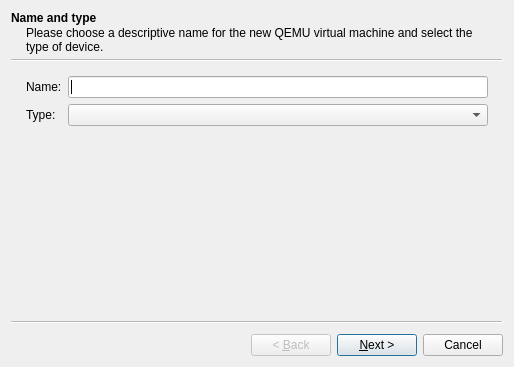
<?xml version="1.0" encoding="UTF-8"?>
<ui version="4.0">
 <class>QemuVMWizard</class>
 <widget class="QWizard" name="QemuVMWizard">
  <property name="geometry">
   <rect>
    <x>0</x>
    <y>0</y>
    <width>514</width>
    <height>367</height>
   </rect>
  </property>
  <property name="windowTitle">
   <string>New QEMU VM</string>
  </property>
  <widget class="QWizardPage" name="uiNameTypeWizardPage">
   <property name="title">
    <string>Name and type</string>
   </property>
   <property name="subTitle">
    <string>Please choose a descriptive name for the new QEMU virtual machine and select the type of device.</string>
   </property>
   <layout class="QGridLayout" name="gridLayout">
    <item row="1" column="0">
     <widget class="QLabel" name="uiTypeLabel">
      <property name="text">
       <string>Type:</string>
      </property>
     </widget>
    </item>
    <item row="0" column="1">
     <widget class="QLineEdit" name="uiNameLineEdit"/>
    </item>
    <item row="1" column="1">
     <widget class="QComboBox" name="uiTypeComboBox"/>
    </item>
    <item row="0" column="0">
     <widget class="QLabel" name="uiNameLabel">
      <property name="text">
       <string>Name:</string>
      </property>
     </widget>
    </item>
   </layout>
  </widget>
  <widget class="QWizardPage" name="uiBinaryMemoryWizardPage">
   <property name="title">
    <string>QEMU binary and memory</string>
   </property>
   <property name="subTitle">
    <string>Please check the Qemu binary is correctly set and the virtual machine has enough memory to work.</string>
   </property>
   <layout class="QGridLayout" name="gridLayout_2">
    <item row="1" column="0">
     <widget class="QLabel" name="uiRamLabel">
      <property name="text">
       <string>RAM:</string>
      </property>
     </widget>
    </item>
    <item row="0" column="0">
     <widget class="QLabel" name="uiQemuListLabel">
      <property name="text">
       <string>Qemu binary:</string>
      </property>
     </widget>
    </item>
    <item row="1" column="1">
     <widget class="QSpinBox" name="uiRamSpinBox">
      <property name="suffix">
       <string> MB</string>
      </property>
      <property name="minimum">
       <number>32</number>
      </property>
      <property name="maximum">
       <number>65535</number>
      </property>
      <property name="value">
       <number>256</number>
      </property>
     </widget>
    </item>
    <item row="0" column="1">
     <widget class="QComboBox" name="uiQemuListComboBox">
      <property name="sizePolicy">
       <sizepolicy hsizetype="Expanding" vsizetype="Fixed">
        <horstretch>0</horstretch>
        <verstretch>0</verstretch>
       </sizepolicy>
      </property>
     </widget>
    </item>
   </layout>
  </widget>
  <widget class="QWizardPage" name="uiDiskWizardPage">
   <property name="title">
    <string>Disk image</string>
   </property>
   <property name="subTitle">
    <string>Please choose a base disk image for your virtual machine.</string>
   </property>
   <layout class="QGridLayout" name="gridLayout_6">
    <item row="0" column="1">
     <layout class="QHBoxLayout" name="horizontalLayout_8">
      <item>
       <widget class="QLineEdit" name="uiHdaDiskImageLineEdit"/>
      </item>
      <item>
       <widget class="QToolButton" name="uiHdaDiskImageToolButton">
        <property name="text">
         <string>&amp;Browse...</string>
        </property>
        <property name="toolButtonStyle">
         <enum>Qt::ToolButtonTextOnly</enum>
        </property>
       </widget>
      </item>
     </layout>
    </item>
    <item row="0" column="0">
     <widget class="QLabel" name="uiHdaDiskImageLabel">
      <property name="text">
       <string>Disk image (hda):</string>
      </property>
     </widget>
    </item>
   </layout>
  </widget>
  <widget class="QWizardPage" name="uiASAWizardPage">
   <property name="title">
    <string>ASA VM</string>
   </property>
   <property name="subTitle">
    <string>Please choose a initrd and a kernel image.</string>
   </property>
   <layout class="QGridLayout" name="gridLayout_5">
    <item row="0" column="0">
     <widget class="QGroupBox" name="uiLinuxBootGroupBox">
      <property name="title">
       <string>Linux boot specific settings</string>
      </property>
      <layout class="QGridLayout" name="gridLayout_3">
       <item row="1" column="1">
        <widget class="QLineEdit" name="uiKernelImageLineEdit"/>
       </item>
       <item row="0" column="0">
        <widget class="QLabel" name="uiInitrdLabel">
         <property name="text">
          <string>Initial RAM disk (initrd):</string>
         </property>
        </widget>
       </item>
       <item row="1" column="0">
        <widget class="QLabel" name="uiKernelImageLabel">
         <property name="text">
          <string>Kernel image:</string>
         </property>
        </widget>
       </item>
       <item row="0" column="1">
        <widget class="QLineEdit" name="uiInitrdLineEdit"/>
       </item>
       <item row="0" column="2">
        <widget class="QToolButton" name="uiInitrdToolButton">
         <property name="text">
          <string>&amp;Browse...</string>
         </property>
         <property name="toolButtonStyle">
          <enum>Qt::ToolButtonTextOnly</enum>
         </property>
        </widget>
       </item>
       <item row="1" column="2">
        <widget class="QToolButton" name="uiKernelImageToolButton">
         <property name="text">
          <string>&amp;Browse...</string>
         </property>
         <property name="toolButtonStyle">
          <enum>Qt::ToolButtonTextOnly</enum>
         </property>
        </widget>
       </item>
      </layout>
     </widget>
    </item>
   </layout>
  </widget>
  <widget class="QWizardPage" name="uiDiskImageHdbWizardPage">
   <property name="title">
    <string>Additional disk image</string>
   </property>
   <property name="subTitle">
    <string>Please add an additional disk image for IDS.</string>
   </property>
   <layout class="QGridLayout" name="gridLayout_7">
    <item row="0" column="0">
     <widget class="QLabel" name="uiHdbDiskImageLabel">
      <property name="text">
       <string>Disk image (hdb):</string>
      </property>
     </widget>
    </item>
    <item row="0" column="1">
     <layout class="QHBoxLayout" name="horizontalLayout_5">
      <item>
       <widget class="QLineEdit" name="uiHdbDiskImageLineEdit"/>
      </item>
      <item>
       <widget class="QToolButton" name="uiHdbDiskImageToolButton">
        <property name="text">
         <string>&amp;Browse...</string>
        </property>
        <property name="toolButtonStyle">
         <enum>Qt::ToolButtonTextOnly</enum>
        </property>
       </widget>
      </item>
     </layout>
    </item>
   </layout>
  </widget>
 </widget>
 <tabstops>
  <tabstop>uiNameLineEdit</tabstop>
  <tabstop>uiTypeComboBox</tabstop>
  <tabstop>uiQemuListComboBox</tabstop>
  <tabstop>uiRamSpinBox</tabstop>
  <tabstop>uiHdaDiskImageLineEdit</tabstop>
  <tabstop>uiHdaDiskImageToolButton</tabstop>
  <tabstop>uiInitrdLineEdit</tabstop>
  <tabstop>uiInitrdToolButton</tabstop>
  <tabstop>uiKernelImageLineEdit</tabstop>
  <tabstop>uiKernelImageToolButton</tabstop>
 </tabstops>
 <resources/>
 <connections/>
</ui>
